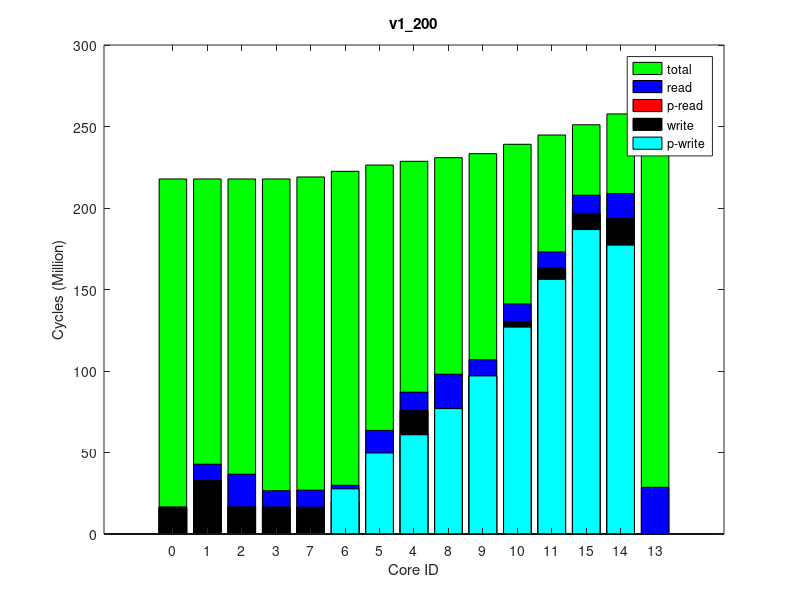

This chart was generated by the following MATLAB code:
times(1, :, :) = [
0, 218382499, 0
0, 218385116, 0
0, 218386857, 0
0, 218388696, 0
0, 230909428, 0
0, 228534966, 0
0, 224564480, 0
0, 220974508, 0
116, 233230583, 0
0, 235768089, 0
0, 241737675, 0
116, 247712329, 0
0, 262574438, 0
0, 261053133, 0
0, 254213520, 0
];
times(2, :, :) = [
0, 218397885, 0
0, 218400355, 0
0, 218402351, 0
0, 218404251, 0
0, 230893835, 0
0, 228519535, 0
0, 224550574, 0
0, 220959758, 0
174, 233214539, 0
0, 235751582, 0
0, 241725332, 0
174, 247697940, 0
0, 262526802, 0
0, 261012315, 0
0, 254198838, 0
];
times(3, :, :) = [
0, 218404171, 0
0, 218406795, 0
0, 218408657, 0
0, 218410472, 0
0, 230899422, 0
0, 228526276, 0
0, 224552516, 0
0, 220962707, 0
0, 233219656, 0
0, 235755261, 0
0, 241723899, 0
178, 247691548, 0
0, 262550773, 0
0, 261033088, 0
0, 254192687, 0
];
times(4, :, :) = [
0, 218351374, 0
0, 218353920, 0
0, 218355714, 0
0, 218357602, 0
0, 230927806, 0
0, 228555412, 0
0, 224582314, 0
0, 220993699, 0
0, 233250514, 0
0, 235787274, 0
0, 241762310, 0
0, 247731790, 0
0, 262596380, 0
0, 261073254, 0
0, 254232767, 0
];
times(5, :, :) = [
0, 218365460, 0
0, 218368072, 0
0, 218369983, 0
0, 218371683, 0
0, 230915269, 0
0, 228539349, 0
0, 224571156, 0
0, 220979901, 0
0, 233235405, 0
0, 235771650, 0
0, 241745166, 0
58, 247722783, 0
0, 262573635, 0
0, 261066927, 0
0, 254223910, 0
];
times(6, :, :) = [
0, 218389624, 0
0, 218392133, 0
0, 218393925, 0
0, 218395779, 0
0, 230899771, 0
0, 228526510, 0
58, 224554607, 0
0, 220963959, 0
0, 233221394, 0
0, 235757628, 0
0, 241728922, 0
125, 247700921, 0
0, 262560807, 0
0, 261032347, 0
0, 254201526, 0
];
times(7, :, :) = [
0, 218388431, 0
0, 218391152, 0
0, 218392845, 0
0, 218394780, 0
0, 230898822, 0
0, 228524438, 0
0, 224551923, 0
0, 220959734, 0
116, 233220544, 0
0, 235756914, 0
0, 241727327, 0
241, 247699806, 0
0, 262555281, 0
0, 261042390, 0
0, 254200834, 0
];
times(8, :, :) = [
0, 218343161, 0
0, 218345633, 0
0, 218347455, 0
0, 218349307, 0
0, 230918302, 0
0, 228544058, 0
0, 224573876, 0
0, 220984603, 0
174, 233239780, 0
0, 235776407, 0
0, 241746027, 0
242, 247719497, 0
0, 262593226, 0
0, 261070804, 0
0, 254220281, 0
];
times(9, :, :) = [
0, 218364324, 0
0, 218366777, 0
0, 218368722, 0
0, 218370501, 0
0, 230917994, 0
0, 228542897, 0
0, 224572331, 0
0, 220981067, 0
116, 233238785, 0
0, 235775891, 0
0, 241748505, 0
125, 247715691, 0
0, 262579408, 0
0, 261054648, 0
0, 254216098, 0
];
times(10, :, :) = [
0, 218362722, 0
0, 218365444, 0
0, 218367238, 0
0, 218369243, 0
0, 230911313, 0
0, 228536632, 0
0, 224564152, 0
0, 220971483, 0
0, 233231306, 0
0, 235766620, 0
0, 241735645, 0
0, 247703759, 0
0, 262598556, 0
0, 261063314, 0
0, 254204747, 0
];
ave_times = round(squeeze(mean(times)));
format long g, ave_times
std_times = round(squeeze(std(times)));
format long g, std_times
polling_read_times = ave_times;
times(1, :, :) = [
0, 218533219, 0
0, 218535830, 0
0, 218537804, 0
0, 218539692, 0
60861810, 228332437, 0
49699231, 225995281, 0
27694621, 222075669, 0
715426, 218559739, 0
76939364, 230619440, 0
96989310, 233124903, 0
126909639, 239016548, 0
156163784, 244697047, 0
0, 259317597, 0
177200274, 257801792, 0
186753127, 251196853, 0
];
times(2, :, :) = [
0, 218560662, 0
0, 218563321, 0
0, 218565212, 0
0, 218567210, 0
60860219, 228363178, 0
49712373, 226026254, 0
27707815, 222104986, 0
717833, 218587765, 0
76959170, 230650255, 0
97003662, 233156210, 0
126936088, 239052473, 0
156188689, 244736404, 0
0, 259363799, 0
177218913, 257845342, 0
186803790, 251236289, 0
];
times(3, :, :) = [
0, 218561775, 0
0, 218564567, 0
0, 218566196, 0
0, 218568090, 0
60884810, 228365276, 0
49722620, 226028693, 0
27720506, 222108334, 0
743534, 218591766, 0
76960213, 230652335, 0
97002379, 233157875, 0
126934580, 239049559, 0
156181419, 244732316, 0
0, 259355648, 0
177198580, 257842190, 0
186786768, 251231611, 0
];
times(4, :, :) = [
0, 218528047, 0
0, 218530772, 0
0, 218532478, 0
0, 218534339, 0
60854307, 228331268, 0
49699701, 225994918, 0
27716636, 222075084, 0
739443, 218557525, 0
76944067, 230618643, 0
96989941, 233124220, 0
126936691, 239018653, 0
156172991, 244701047, 0
0, 259315633, 0
177219844, 257804971, 0
186758042, 251199991, 0
];
times(5, :, :) = [
0, 218554969, 0
0, 218557572, 0
0, 218559474, 0
0, 218561518, 0
60868751, 228361063, 0
49724340, 226023972, 0
27722608, 222103721, 0
754023, 218586620, 0
76958408, 230647578, 0
97009401, 233152954, 0
126950735, 239047473, 0
156205435, 244728340, 0
0, 259332935, 0
177190116, 257829474, 0
186786381, 251228008, 0
];
times(6, :, :) = [
0, 218526017, 0
0, 218528762, 0
0, 218530718, 0
0, 218532620, 0
60855183, 228328638, 0
49693044, 225992328, 0
27708813, 222073022, 0
728822, 218554738, 0
76922686, 230615166, 0
96972328, 233121295, 0
126905979, 239013662, 0
156191681, 244697906, 0
0, 259325354, 0
177211737, 257808512, 0
186764247, 251197447, 0
];
times(7, :, :) = [
0, 218528060, 0
0, 218530659, 0
0, 218532420, 0
0, 218534341, 0
60837601, 228325890, 0
49672585, 225989357, 0
27678105, 222069246, 0
701469, 218553153, 0
76922327, 230612991, 0
96963114, 233118584, 0
126905643, 239014729, 0
156162538, 244698018, 0
0, 259314117, 0
177182723, 257804486, 0
186751784, 251197865, 0
];
times(8, :, :) = [
0, 218527543, 0
0, 218530321, 0
0, 218532294, 0
0, 218534150, 0
60824481, 228323844, 0
49657803, 225987396, 0
27667193, 222067980, 0
688556, 218550779, 0
76899029, 230610837, 0
96929421, 233116737, 0
126854229, 239011144, 0
156108558, 244696839, 0
0, 259330080, 0
177188679, 257808103, 0
186743846, 251196532, 0
];
times(9, :, :) = [
0, 218557800, 0
0, 218560445, 0
0, 218562302, 0
0, 218564294, 0
60820365, 228352384, 0
49655151, 226015896, 0
27659795, 222096084, 0
678928, 218579752, 0
76912467, 230639465, 0
96956554, 233145452, 0
126888472, 239042332, 0
156155277, 244724310, 0
0, 259345109, 0
177179267, 257833285, 0
186767541, 251223829, 0
];
times(10, :, :) = [
0, 218554220, 0
0, 218556803, 0
0, 218558690, 0
0, 218560563, 0
60899554, 228362811, 0
49750755, 226026841, 0
27753880, 222106732, 0
772134, 218587678, 0
76977354, 230649830, 0
97037852, 233155230, 0
126982640, 239049366, 0
156248994, 244732074, 0
0, 259342824, 0
177218024, 257831157, 0
186820512, 251231292, 0
];
ave_times = round(squeeze(mean(times)));
format long g, ave_times
std_times = round(squeeze(std(times)));
format long g, std_times
polling_write_times = ave_times;
times(1, :, :) = [
0, 236657778, 0
10101804, 238232056, 64000
20167175, 240074805, 128000
10131682, 241718212, 64000
11294365, 255874512, 64000
16441551, 253337264, 128000
10170513, 249040586, 64000
10462426, 245158488, 64000
21117274, 258342905, 128000
9675249, 261029466, 64000
10730331, 267305472, 64000
9885426, 273539919, 64000
28623049, 289129488, 255980
15340027, 287515682, 128000
11066026, 280421076, 64000
];
times(2, :, :) = [
0, 236669598, 0
10093631, 238243761, 64000
20166618, 240091012, 128000
10130686, 241740069, 64000
11276893, 255894260, 64000
16438465, 253356911, 128000
10162809, 249058878, 64000
10520493, 245176089, 64000
21033165, 258363216, 128000
9753898, 261049720, 64000
10732834, 267326432, 64000
9898085, 273561955, 64000
28624549, 289182235, 255980
15325953, 287555864, 128000
11191805, 280443449, 64000
];
times(3, :, :) = [
0, 236699935, 0
10094643, 238274758, 64000
20169881, 240119889, 128000
10135873, 241767360, 64000
11289631, 255923828, 64000
16438969, 253386921, 128000
10157129, 249088183, 64000
10531861, 245207400, 64000
21032694, 258392097, 128000
9705713, 261078697, 64000
10756926, 267351999, 64000
9830896, 273589291, 64000
28622535, 289189502, 255980
15387857, 287574093, 128000
10831367, 280470132, 64000
];
times(4, :, :) = [
0, 236644783, 0
10104821, 238220285, 64000
20169293, 240066352, 128000
10121918, 241715011, 64000
11275141, 255871129, 64000
16413365, 253334298, 128000
10161493, 249035873, 64000
10543750, 245153738, 64000
21040420, 258339850, 128000
9719733, 261026692, 64000
10768681, 267298651, 64000
9885121, 273535822, 64000
28623298, 289124687, 255980
15331877, 287509396, 128000
11094771, 280416950, 64000
];
times(5, :, :) = [
0, 236649511, 0
10105554, 238223769, 64000
20166432, 240065818, 128000
10074409, 241715164, 64000
11286208, 255863013, 64000
16420011, 253325877, 128000
10166804, 249026923, 64000
10596247, 245146760, 64000
21030875, 258331232, 128000
9749073, 261017619, 64000
10742934, 267291740, 64000
9849029, 273527377, 64000
28622314, 289109557, 255980
15382434, 287491404, 128000
10846257, 280408044, 64000
];
times(6, :, :) = [
0, 236660190, 0
10101881, 238234978, 64000
20174459, 240076805, 128000
10148114, 241730028, 64000
11329266, 255891029, 64000
16417554, 253354316, 128000
10164409, 249056258, 64000
10513584, 245173139, 64000
21017605, 258362575, 128000
9780127, 261049261, 64000
10745701, 267322861, 64000
10008108, 273560973, 64000
28625634, 289152972, 255980
15274301, 287542826, 128000
11623115, 280443147, 64000
];
times(7, :, :) = [
0, 236660783, 0
10102524, 238235034, 64000
20166310, 240078483, 128000
10072704, 241722259, 64000
11320351, 255882560, 64000
16437046, 253345089, 128000
10161572, 249047506, 64000
10593967, 245167964, 64000
21044435, 258352302, 128000
9791245, 261038533, 64000
10730316, 267314484, 64000
9905547, 273546938, 64000
28624936, 289127895, 255980
15339566, 287513612, 128000
11085126, 280428155, 64000
];
times(8, :, :) = [
0, 236654786, 0
10094548, 238230664, 64000
20164882, 240077219, 128000
10122780, 241725688, 64000
11303211, 255882458, 64000
16440621, 253345460, 128000
10152018, 249048561, 64000
10547125, 245165706, 64000
21101165, 258352191, 128000
9728499, 261038703, 64000
10727351, 267315647, 64000
10014018, 273552163, 64000
28624638, 289144607, 255980
15269210, 287521872, 128000
11635056, 280433639, 64000
];
times(9, :, :) = [
0, 236638618, 0
10104101, 238213822, 64000
20173318, 240056842, 128000
10136132, 241700999, 64000
11298008, 255846485, 64000
16417033, 253309982, 128000
10158698, 249011834, 64000
10503509, 245130684, 64000
21123272, 258315709, 128000
9693860, 261002183, 64000
10744887, 267276927, 64000
10015421, 273514296, 64000
28623942, 289122578, 255980
15275266, 287511247, 128000
11651909, 280395605, 64000
];
times(10, :, :) = [
0, 236691357, 0
10091607, 238266086, 64000
20170298, 240112342, 128000
10087571, 241759505, 64000
11279019, 255910045, 64000
16439053, 253373180, 128000
10168865, 249075181, 64000
10590038, 245191846, 64000
21020863, 258379995, 128000
9752857, 261067181, 64000
10751684, 267341084, 64000
9843081, 273577146, 64000
28622413, 289172889, 255980
15387846, 287564872, 128000
10864873, 280457745, 64000
];
ave_times = round(squeeze(mean(times)));
format long g, ave_times
std_times = round(squeeze(std(times)));
format long g, std_times
read_times = ave_times;
times(1, :, :) = [
0, 217787134, 0
0, 217789784, 0
0, 217791610, 0
0, 217793442, 0
0, 228658185, 0
0, 226361780, 0
0, 222507900, 0
0, 219048572, 0
0, 230897725, 0
0, 233346259, 0
0, 239097112, 0
0, 244785298, 0
0, 259224023, 0
0, 257710098, 0
0, 251072593, 0
];
times(2, :, :) = [
0, 217840925, 0
0, 217843660, 0
0, 217845479, 0
0, 217847177, 0
0, 228649380, 0
0, 226352608, 0
0, 222495048, 0
0, 219037163, 0
0, 230889917, 0
0, 233334642, 0
0, 239091518, 0
0, 244784137, 0
0, 259227336, 0
0, 257707056, 0
0, 251071336, 0
];
times(3, :, :) = [
0, 217830968, 0
0, 217833637, 0
0, 217835292, 0
0, 217837161, 0
0, 228636191, 0
0, 226341742, 0
0, 222487399, 0
0, 219027824, 0
0, 230874341, 0
0, 233322356, 0
0, 239074524, 0
0, 244760266, 0
0, 259226981, 0
0, 257697096, 0
0, 251047752, 0
];
times(4, :, :) = [
0, 217800725, 0
0, 217803376, 0
0, 217805166, 0
0, 217806947, 0
0, 228641429, 0
0, 226347206, 0
0, 222494521, 0
0, 219033152, 0
0, 230882522, 0
0, 233332161, 0
0, 239084395, 0
0, 244772348, 0
0, 259227727, 0
0, 257701061, 0
0, 251057688, 0
];
times(5, :, :) = [
0, 217796789, 0
0, 217799424, 0
0, 217801051, 0
0, 217803055, 0
0, 228654885, 0
0, 226357837, 0
0, 222502459, 0
0, 219044304, 0
0, 230892908, 0
0, 233343856, 0
0, 239097946, 0
0, 244795965, 0
0, 259273817, 0
0, 257748219, 0
0, 251083785, 0
];
times(6, :, :) = [
0, 217826349, 0
0, 217828896, 0
0, 217830746, 0
0, 217832808, 0
0, 228656918, 0
0, 226358477, 0
0, 222500546, 0
0, 219039242, 0
0, 230894428, 0
0, 233343030, 0
0, 239093349, 0
0, 244778290, 0
0, 259223407, 0
0, 257704913, 0
0, 251065406, 0
];
times(7, :, :) = [
0, 217787492, 0
0, 217789938, 0
0, 217791778, 0
0, 217793637, 0
0, 228669078, 0
0, 226371241, 0
0, 222513263, 0
0, 219052668, 0
0, 230906970, 0
0, 233351924, 0
0, 239106118, 0
0, 244801934, 0
0, 259229008, 0
0, 257714363, 0
0, 251090349, 0
];
times(8, :, :) = [
0, 217828179, 0
0, 217830644, 0
0, 217832500, 0
0, 217834405, 0
0, 228672755, 0
0, 226375211, 0
0, 222517016, 0
0, 219058575, 0
0, 230911233, 0
0, 233359028, 0
0, 239108529, 0
0, 244805029, 0
0, 259253149, 0
0, 257739008, 0
0, 251090908, 0
];
times(9, :, :) = [
0, 217785609, 0
0, 217788151, 0
0, 217790115, 0
0, 217792035, 0
0, 228668986, 0
0, 226371535, 0
0, 222515348, 0
0, 219056063, 0
0, 230906918, 0
0, 233355401, 0
0, 239111559, 0
0, 244801179, 0
0, 259249466, 0
0, 257730614, 0
0, 251090323, 0
];
times(10, :, :) = [
0, 217795139, 0
0, 217797724, 0
0, 217799568, 0
0, 217801460, 0
0, 228638302, 0
0, 226340565, 0
0, 222485319, 0
0, 219025810, 0
0, 230877710, 0
0, 233325582, 0
0, 239072443, 0
0, 244763283, 0
0, 259202729, 0
0, 257695186, 0
0, 251051039, 0
];
ave_times = round(squeeze(mean(times)));
format long g, ave_times
std_times = round(squeeze(std(times)));
format long g, std_times
total_times = ave_times;
times(1, :, :) = [
16440008, 224373052, 64000
32732109, 224376065, 128000
16513102, 224378001, 64000
16480353, 224380178, 64000
75832483, 230915826, 128000
47312957, 228631091, 64000
19900327, 224782406, 64000
16366891, 224385725, 64000
77069833, 233153775, 64000
97261459, 235601603, 64000
130485999, 241348349, 64000
163253366, 247034992, 64000
0, 261478915, 0
193537103, 259948572, 64000
196748418, 253319200, 64000
];
times(2, :, :) = [
16440479, 224376035, 64000
32733562, 224379047, 128000
16513951, 224380885, 64000
16478514, 224383166, 64000
75800802, 230909622, 128000
47188600, 228622496, 64000
19746662, 224769356, 64000
16369920, 224388753, 64000
77051221, 233144509, 64000
97338055, 235595003, 64000
130553381, 241343907, 64000
163258632, 247046159, 64000
0, 261506744, 0
193544942, 259980751, 64000
196764508, 253330368, 64000
];
times(3, :, :) = [
16441982, 224370887, 64000
32733269, 224373765, 128000
16516046, 224375872, 64000
16479702, 224377957, 64000
75788716, 230899252, 128000
47229547, 228613641, 64000
19766923, 224763643, 64000
16363618, 224383439, 64000
77003587, 233137056, 64000
97140585, 235585492, 64000
130358271, 241336458, 64000
163145043, 247020451, 64000
0, 261480845, 0
193558954, 259956897, 64000
196637894, 253303756, 64000
];
times(4, :, :) = [
16443393, 224378320, 64000
32732062, 224381146, 128000
16513229, 224383111, 64000
16480798, 224385339, 64000
75719444, 230903221, 128000
47173900, 228618964, 64000
19745429, 224766746, 64000
16367463, 224390769, 64000
76905708, 233139806, 64000
97150060, 235588619, 64000
130387331, 241340627, 64000
163112396, 247030778, 64000
0, 261480700, 0
193538104, 259957808, 64000
196638127, 253313332, 64000
];
times(5, :, :) = [
16440285, 224392415, 64000
32731165, 224395318, 128000
16513049, 224397353, 64000
16478361, 224399810, 64000
75550871, 230889118, 128000
46935654, 228603265, 64000
19478209, 224751667, 64000
16370740, 224405111, 64000
76779181, 233125281, 64000
96955626, 235574669, 64000
130323373, 241321185, 64000
163115202, 247002460, 64000
0, 261447167, 0
193503951, 259921545, 64000
196548271, 253286198, 64000
];
times(6, :, :) = [
16438817, 224372593, 64000
32733054, 224375713, 128000
16511073, 224377519, 64000
16477656, 224379712, 64000
75518046, 230867251, 128000
46899212, 228582979, 64000
19438830, 224727033, 64000
16363724, 224385146, 64000
76803843, 233104837, 64000
96974979, 235554063, 64000
130291398, 241301702, 64000
163064047, 246995330, 64000
0, 261440225, 0
193528891, 259921047, 64000
196511674, 253278852, 64000
];
times(7, :, :) = [
16442954, 224380144, 64000
32731128, 224383253, 128000
16513380, 224385323, 64000
16479447, 224387643, 64000
75640456, 230896878, 128000
47034021, 228612932, 64000
19658895, 224763950, 64000
16367726, 224392977, 64000
76881065, 233134896, 64000
97099838, 235581089, 64000
130317778, 241332507, 64000
163014666, 247020551, 64000
0, 261462261, 0
193522431, 259931482, 64000
196536004, 253303219, 64000
];
times(8, :, :) = [
16440664, 224372520, 64000
32731931, 224375478, 128000
16513941, 224377521, 64000
16481799, 224379789, 64000
75561284, 230897375, 128000
47005977, 228611402, 64000
19700707, 224760154, 64000
16367345, 224385072, 64000
76815686, 233135542, 64000
97000629, 235586228, 64000
130191775, 241339731, 64000
162947404, 247021605, 64000
0, 261455916, 0
193498589, 259936551, 64000
196661559, 253305995, 64000
];
times(9, :, :) = [
16441452, 224357536, 64000
32730864, 224360596, 128000
16515333, 224362524, 64000
16481519, 224364664, 64000
75964290, 230922877, 128000
47431202, 228637693, 64000
20145045, 224789646, 64000
16369532, 224370224, 64000
77279411, 233161110, 64000
97428333, 235613418, 64000
130621468, 241363861, 64000
163349847, 247042097, 64000
0, 261501284, 0
193588829, 259974536, 64000
196762082, 253323537, 64000
];
times(10, :, :) = [
16441053, 224358347, 64000
32731755, 224361452, 128000
16515474, 224363452, 64000
16480326, 224365611, 64000
75708133, 230892212, 128000
47178925, 228607710, 64000
19816936, 224755893, 64000
16367891, 224371121, 64000
76993612, 233131376, 64000
97192939, 235580302, 64000
130424291, 241333248, 64000
163162876, 247019058, 64000
0, 261436332, 0
193502076, 259931716, 64000
196780221, 253303009, 64000
];
ave_times = round(squeeze(mean(times)));
format long g, ave_times
std_times = round(squeeze(std(times)));
format long g, std_times
write_times = ave_times;
mytitle = 'v1\_200';
order = [1 2 3 4 8 7 6 5 9 10 11 12 15 14 13];

total_times = total_times(:, 2)(order);

read_times = read_times(:, 1)(order);
write_times = write_times(:, 1)(order);

polling_read_times = polling_read_times(:, 1)(order);
polling_write_times = polling_write_times(:, 1)(order);

total_times /= 1000000;

read_times /= 1000000;
write_times /= 1000000;

polling_read_times /= 1000000;
polling_write_times /= 1000000;

% laying read on top of write
read_times += write_times;
polling_read_times += write_times;

figure(1);
clf()
% set(gcf, 'Position', get(0,'Screensize'));
% set(gcf,'units','normalized','outerposition',[0 0 1 1])
bar(0:14, total_times,'g');
hold on;
bar(0:14, read_times,'b');
bar(0:14, polling_read_times,'r');
bar(0:14, write_times,'k');
bar(0:14, polling_write_times,'c');
hold off

axis([-2 16 0 300])
% axis([-1 15])
set(gca,'XTick',0:14);
set(gca,'xticklabel',{ '0'; '1'; '2'; '3'; '7'; '6'; '5'; '4'; '8'; '9'; '10'; '11'; '15'; '14'; '13' })

xlabel('Core ID')
ylabel('Cycles (Million)')

legend('total', 'read', 'p-read', 'write', 'p-write')
title(mytitle)
print(1, strcat(mytitle, '.png'))
